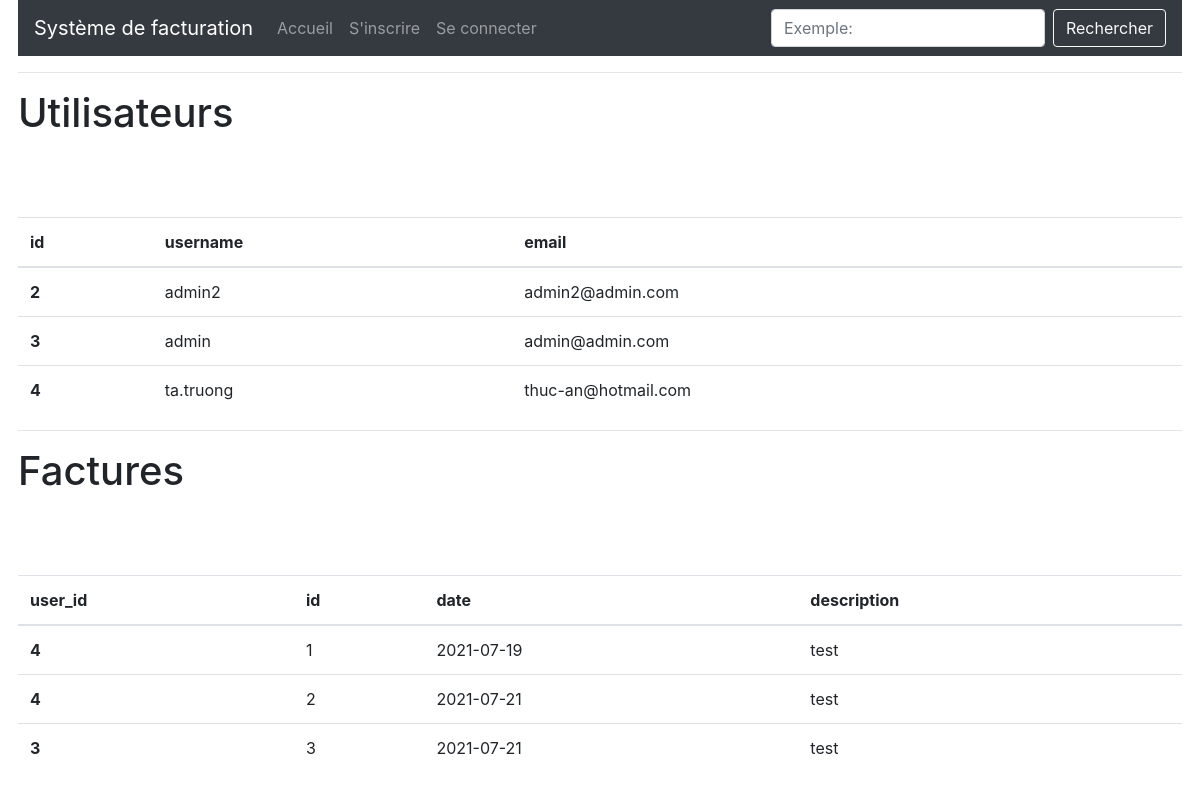
/all, run on an earlier commit of the app's database.
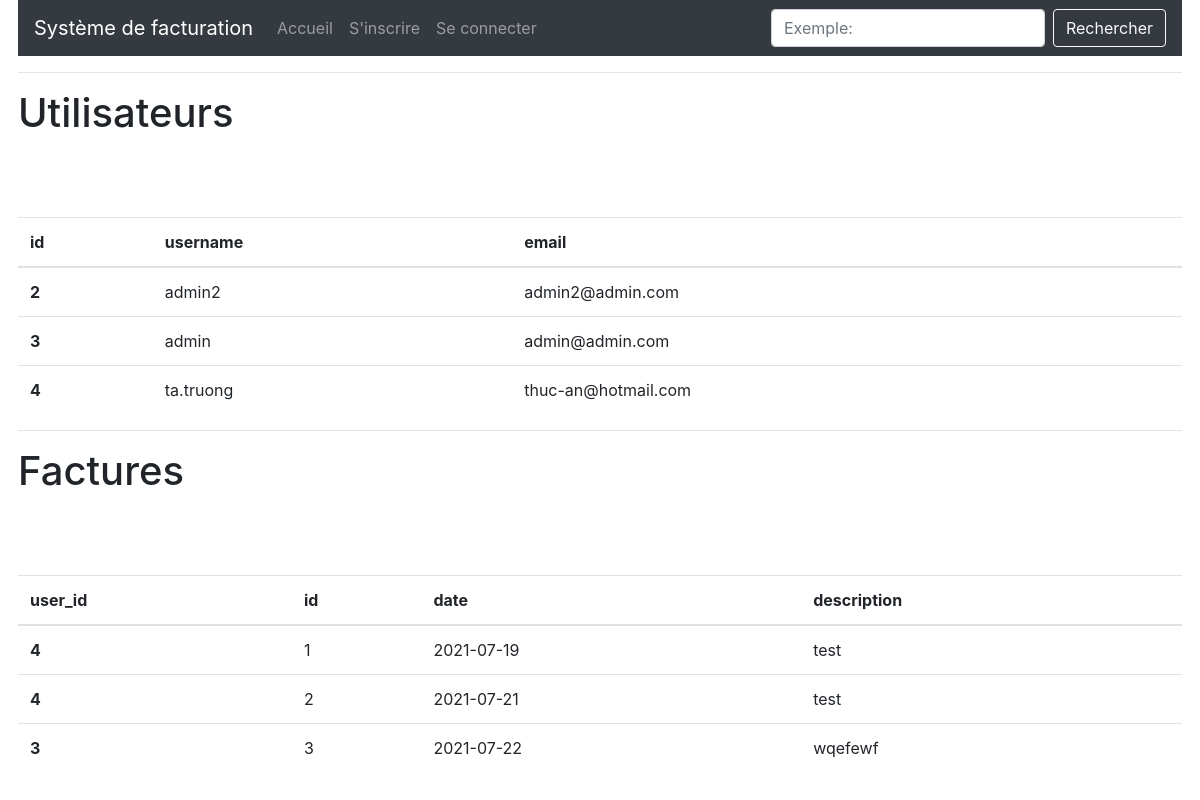
And on a later commit of the database.
### app/models.py (models this page shows, shortened)
class Facture(db.Model):
    id = db.Column(db.Integer, primary_key=True)
    reference = db.Column(db.String(50), unique=True, nullable=False)
    description = db.Column(db.String(140), nullable=False)
    date = db.Column(db.Date, nullable=False)
    due_date = db.Column(db.Date, nullable=False)
    amount = db.Column(db.Float, nullable=False)
    paid = db.Column(db.Integer, default=0, nullable=False)
    user_id = db.Column(db.Integer, db.ForeignKey('user.id'))

### app/routes.py (the view)
@app.route('/all')
def all():
    users = User.query.all()
    factures = Facture.query.all()
    return render_template('all.html', users=users, factures=factures)

### app/routes.py (called while the page is built)
@app.before_request
def before_request():
    if current_user.is_authenticated:
        current_user.last_seen = datetime.utcnow()
        db.session.commit()

### app/templates/all.html
{% extends "base.html" %}
{% block app_content %}
  <h1>{{ _('Utilisateurs') }}</h1>
  <table class="table table-hover">
    <thead>
      <tr>
        <th scope="col">id</th>
        <th scope="col">username</th>
        <th scope="col">email</th>
      </tr>
    </thead>
    <tbody>
      {% for u in users %}
        <tr>
          <th scope="row">{{ u.id }}</th>
          <td>{{ u.username }}</td>
          <td>{{ u.email }}</td>
        </tr>
        <br>
      {% endfor %}
    </tbody>
  </table>
  <hr>
  <h1>{{ _('Factures') }}</h1>
  <table class="table table-hover">
    <thead>
      <tr>
        <th scope="col">user_id</th>
        <th scope="col">id</th>
        <th scope="col">date</th>
        <th scope="col">description</th>
      </tr>
    </thead>
    <tbody>
      {% for f in factures %}
        <tr>
          <th scope="row">{{ f.user_id }}</th>
          <td>{{ f.id }}</td>
          <td>{{ f.date }}</td>
          <td>{{ f.description }}</td>
        </tr>
        <br>
      {% endfor %}
    </tbody>
  </table>
{% endblock %}

What changed in the data, as far as the page shows it:
changed Facture id 3: date "2021-07-21" → "2021-07-22"; description "test" → "wqefewf"
